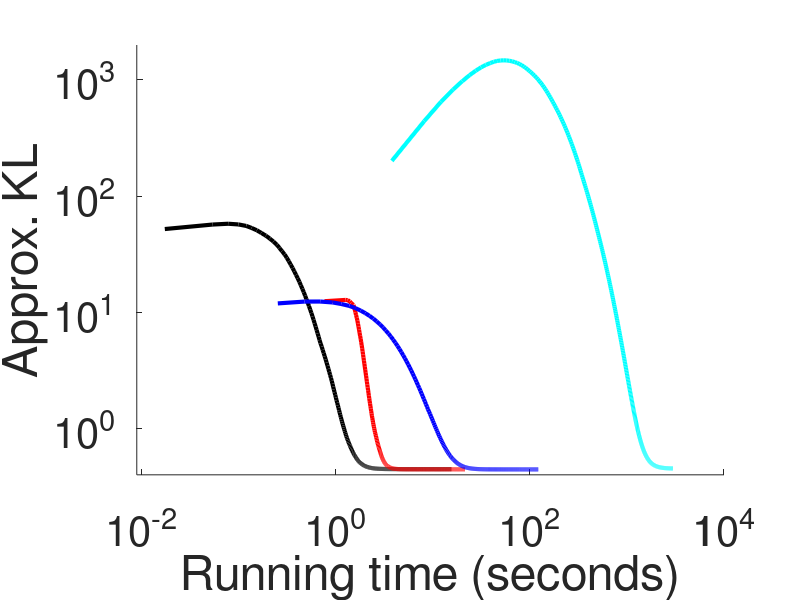

Write the MATLAB code that produced this figure.
clear all;
close all;


load('cep-sim1.mat');
load('cep2-sim1.mat');
load('epv2-sim1.mat');
load('vb-sim1.mat');
load('lp-sim1.mat');
figure;
hold on;

% CEP
plot(cep.time, cep.kl, 'k', 'LineWidth',3);

% CEP2
plot(cep2.time, cep2.kl, 'r', 'LineWidth',3);

% EP
plot(epv2.time, epv2.kl, 'b', 'LineWidth',3);

% EP non-factorized

% plot(epnf.time, epnf.kl, 'y', 'LineWidth',3);

% VB
% plot(vb.time, vb.kl,'g', 'LineWidth',3);

% VB nf
% plot(vbnf.time, vbnf.kl,'c', 'LineWidth',3);

% LP

plot(lp.time, lp.kl, 'c', 'LineWidth',3);

set(gca, 'YScale', 'log');
set(gca, 'XScale', 'log');
%set(gca, 'FontSize', 20);
ylim([0.4, 2*10^3]);
yticks([10^0, 10^1, 10^2, 10^3]);
xlim([9*10^-3,10^4]);
xticks([10^-2, 10^0, 10^2, 10^4]);
%legend('CEP-1', 'CEP-2', 'EP', 'LP'); 
set(gca, 'FontSize', 30);
xlabel('Running time (seconds)', 'FontSize', 35);
ylabel('Approx. KL', 'FontSize', 35);
